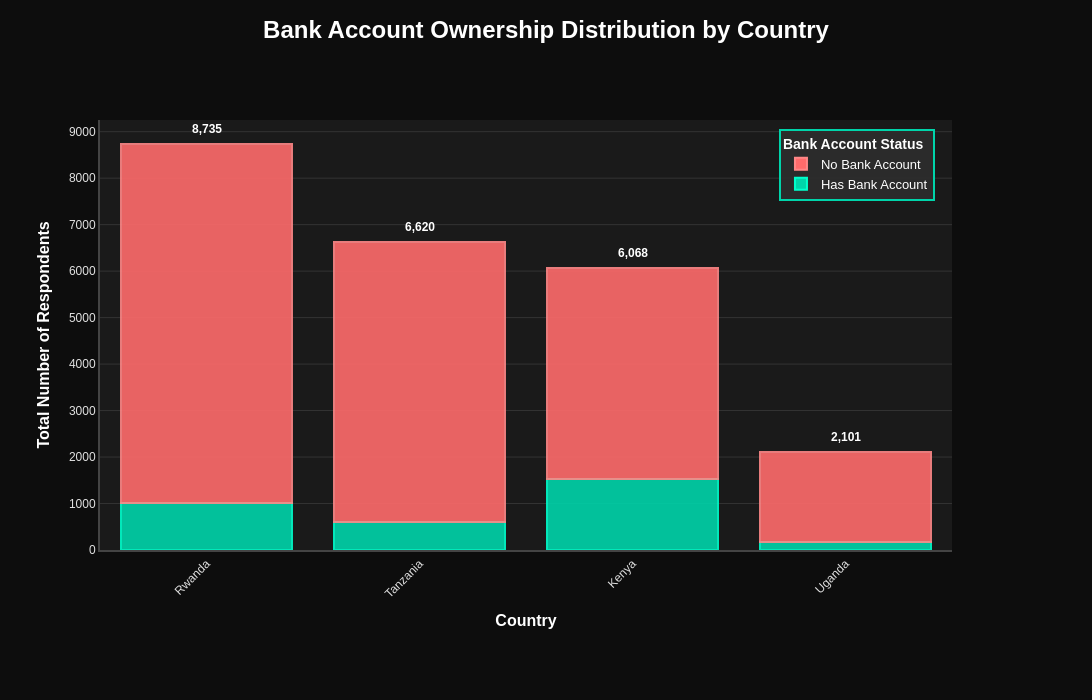

Notebook code cell kept with this figure:
### Code cell
import plotly.graph_objects as go
import pandas as pd

# Calculate detailed statistics by country
country_detailed = df.groupby('country').agg({
    'bank_account': ['sum', 'count', 'mean']
}).reset_index()

# Flatten column names
country_detailed.columns = ['country', 'has_account', 'total_count', 'percentage']
country_detailed['no_account'] = country_detailed['total_count'] - country_detailed['has_account']
country_detailed['percentage'] = country_detailed['percentage'] * 100
country_detailed['no_account_pct'] = 100 - country_detailed['percentage']

# Sort by total count
country_detailed = country_detailed.sort_values('total_count', ascending=False)

# Create stacked bar chart
fig = go.Figure()

# Add bar for those WITH bank account
fig.add_trace(go.Bar(
    name='Has Bank Account',
    x=country_detailed['country'],
    y=country_detailed['has_account'],
    marker=dict(
        color='#00d4aa',
        line=dict(color='#00ffcc', width=2),
        opacity=0.9
    ),
    hovertemplate=(
        '<b style="font-size:14px">%{x}</b><br><br>' +
        '<span style="color:#00d4aa">● Has Bank Account</span><br>' +
        'Count: <b>%{y:,}</b><br>' +
        'Percentage: <b>%{customdata:.1f}%</b><br>' +
        '<extra></extra>'
    ),
    customdata=country_detailed['percentage']
))

# Add bar for those WITHOUT bank account
fig.add_trace(go.Bar(
    name='No Bank Account',
    x=country_detailed['country'],
    y=country_detailed['no_account'],
    marker=dict(
        color='#ff6b6b',
        line=dict(color='#ff8787', width=2),
        opacity=0.9
    ),
    hovertemplate=(
        '<b style="font-size:14px">%{x}</b><br><br>' +
        '<span style="color:#ff6b6b">● No Bank Account</span><br>' +
        'Count: <b>%{y:,}</b><br>' +
        'Percentage: <b>%{customdata:.1f}%</b><br>' +
        '<extra></extra>'
    ),
    customdata=country_detailed['no_account_pct']
))

# Add total count annotations on top of bars
annotations = []
for idx, row in country_detailed.iterrows():
    annotations.append(
        dict(
            x=row['country'],
            y=row['total_count'],
            text=f"<b>{row['total_count']:,}</b>",
            showarrow=False,
            yshift=15,
            font=dict(size=12, color='#ffffff', family='Arial, sans-serif')
        )
    )

# Update layout for dark theme professional dashboard
fig.update_layout(
    title=dict(
        text='<b>Bank Account Ownership Distribution by Country</b>',
        font=dict(size=24, color='#ffffff', family='Arial, sans-serif'),
        x=0.5,
        xanchor='center',
        y=0.97,
        yanchor='top'
    ),
    xaxis=dict(
        title=dict(
            text='<b>Country</b>',
            font=dict(size=16, color='#ffffff'),
        ),
        
        tickfont=dict(size=12, color='#e0e0e0'),
        showgrid=False,
        showline=True,
        linewidth=2,
        linecolor='#444444',
        tickangle=-45,
        zeroline=False
    ),
    yaxis=dict(
        title=dict(
            text='<b>Total Number of Respondents</b>',
            font=dict(size=16, color='#ffffff'),
        ),
        
        tickfont=dict(size=12, color='#e0e0e0'),
        showgrid=True,
        gridcolor='#333333',
        gridwidth=1,
        showline=True,
        linewidth=2,
        linecolor='#444444',
        zeroline=False
    ),
    barmode='stack',
    plot_bgcolor='#1a1a1a',
    paper_bgcolor='#0d0d0d',
    hovermode='closest',
    hoverlabel=dict(
        bgcolor='#2d2d2d',
        font_size=13,
        font_family='Arial, sans-serif',
        bordercolor='#00d4aa'
    ),
    showlegend=True,
    legend=dict(
        title=dict(
            text='<b>Bank Account Status</b>', 
            font=dict(size=14, color='#ffffff')
        ),
        orientation='v',
        yanchor='top',
        y=0.98,
        xanchor='right',
        x=0.98,
        bgcolor='rgba(45, 45, 45, 0.95)',
        bordercolor='#00d4aa',
        borderwidth=2,
        font=dict(size=13, family='Arial, sans-serif', color='#ffffff')
    ),
    margin=dict(l=100, r=140, t=120, b=150),
    font=dict(family='Arial, sans-serif', color='#ffffff'),
    height=700,
    width=1200,
    annotations=annotations
)

# Save as standalone HTML file
fig.write_html('bank_account_ownership_distribution_by_country.html')

# Display the figure
fig.show()

### Figure 1 — Plotly figure (JSON) as saved in the notebook; plotly's stock layout.template omitted (floating-point values rounded to 4 significant figures)
{"data": [{"customdata": [11.48, 9.169, 25.07, 8.615], "hovertemplate": "<b style=\"font-size:14px\">%{x}</b><br><br><span style=\"color:#00d4aa\">● Has Bank Account</span><br>Count: <b>%{y:,}</b><br>Percentage: <b>%{customdata:.1f}%</b><br><extra></extra>", "marker": {"color": "#00d4aa", "line": {"color": "#00ffcc", "width": 2}, "opacity": 0.9}, "name": "Has Bank Account", "type": "bar", "x": ["Rwanda", "Tanzania", "Kenya", "Uganda"], "y": [1003, 607, 1521, 181]}, {"customdata": [88.52, 90.83, 74.93, 91.39], "hovertemplate": "<b style=\"font-size:14px\">%{x}</b><br><br><span style=\"color:#ff6b6b\">● No Bank Account</span><br>Count: <b>%{y:,}</b><br>Percentage: <b>%{customdata:.1f}%</b><br><extra></extra>", "marker": {"color": "#ff6b6b", "line": {"color": "#ff8787", "width": 2}, "opacity": 0.9}, "name": "No Bank Account", "type": "bar", "x": ["Rwanda", "Tanzania", "Kenya", "Uganda"], "y": [7732, 6013, 4547, 1920]}], "layout": {"annotations": [{"font": {"color": "#ffffff", "family": "Arial, sans-serif", "size": 12}, "showarrow": false, "text": "<b>8,735</b>", "x": "Rwanda", "y": 8735, "yshift": 15}, {"font": {"color": "#ffffff", "family": "Arial, sans-serif", "size": 12}, "showarrow": false, "text": "<b>6,620</b>", "x": "Tanzania", "y": 6620, "yshift": 15}, {"font": {"color": "#ffffff", "family": "Arial, sans-serif", "size": 12}, "showarrow": false, "text": "<b>6,068</b>", "x": "Kenya", "y": 6068, "yshift": 15}, {"font": {"color": "#ffffff", "family": "Arial, sans-serif", "size": 12}, "showarrow": false, "text": "<b>2,101</b>", "x": "Uganda", "y": 2101, "yshift": 15}], "barmode": "stack", "font": {"color": "#ffffff", "family": "Arial, sans-serif"}, "height": 700, "hoverlabel": {"bgcolor": "#2d2d2d", "bordercolor": "#00d4aa", "font": {"family": "Arial, sans-serif", "size": 13}}, "hovermode": "closest", "legend": {"bgcolor": "rgba(45, 45, 45, 0.95)", "bordercolor": "#00d4aa", "borderwidth": 2, "font": {"color": "#ffffff", "family": "Arial, sans-serif", "size": 13}, "orientation": "v", "title": {"font": {"color": "#ffffff", "size": 14}, "text": "<b>Bank Account Status</b>"}, "x": 0.98, "xanchor": "right", "y": 0.98, "yanchor": "top"}, "margin": {"b": 150, "l": 100, "r": 140, "t": 120}, "paper_bgcolor": "#0d0d0d", "plot_bgcolor": "#1a1a1a", "showlegend": true, "title": {"font": {"color": "#ffffff", "family": "Arial, sans-serif", "size": 24}, "text": "<b>Bank Account Ownership Distribution by Country</b>", "x": 0.5, "xanchor": "center", "y": 0.97, "yanchor": "top"}, "width": 1200, "xaxis": {"linecolor": "#444444", "linewidth": 2, "showgrid": false, "showline": true, "tickangle": -45, "tickfont": {"color": "#e0e0e0", "size": 12}, "title": {"font": {"color": "#ffffff", "size": 16}, "text": "<b>Country</b>"}, "zeroline": false}, "yaxis": {"gridcolor": "#333333", "gridwidth": 1, "linecolor": "#444444", "linewidth": 2, "showgrid": true, "showline": true, "tickfont": {"color": "#e0e0e0", "size": 12}, "title": {"font": {"color": "#ffffff", "size": 16}, "text": "<b>Total Number of Respondents</b>"}, "zeroline": false}}}
